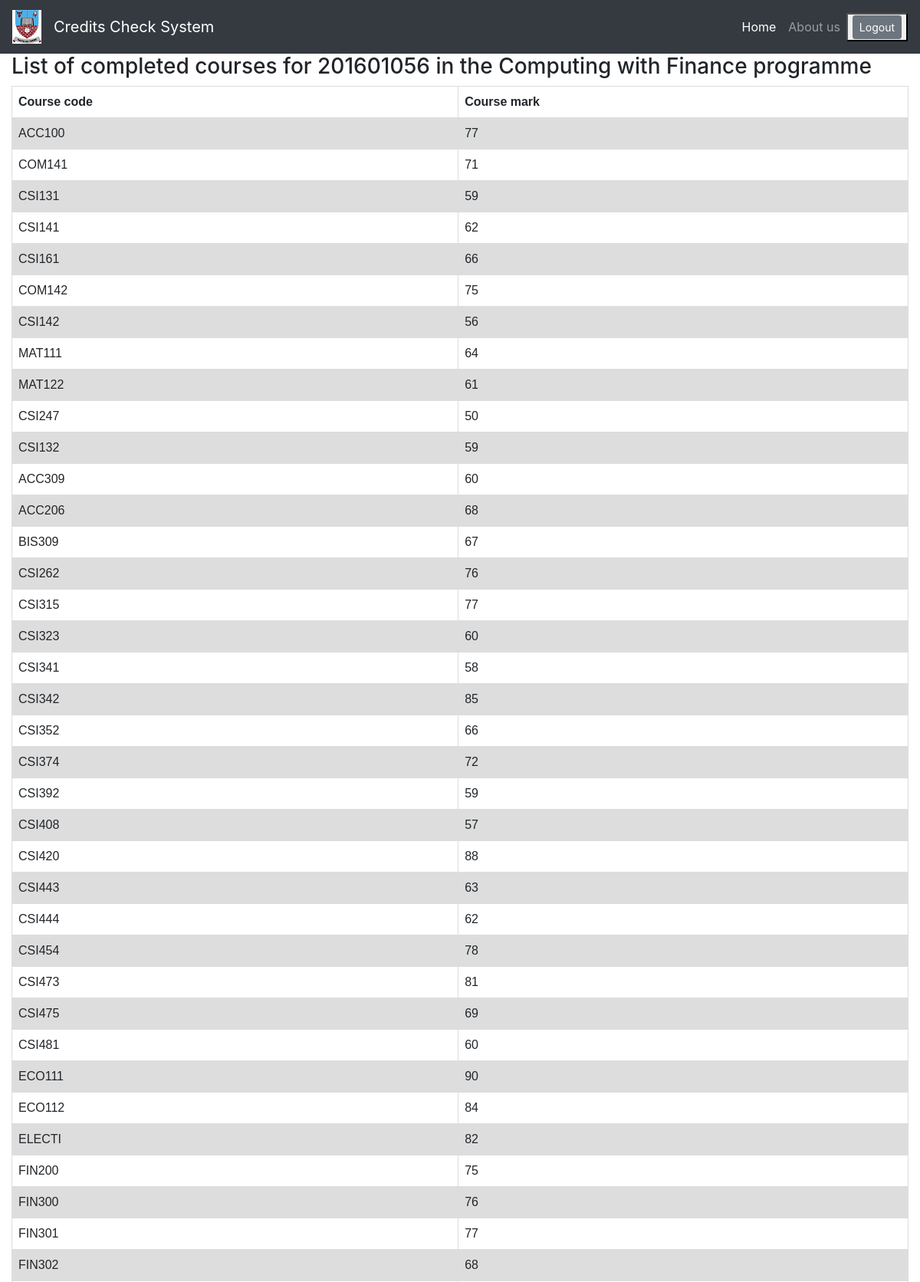
Screenshot of /complete/ (signed in, upper part) with the database file from the repository.
### accounts/models.py (models this page shows, shortened)
class Student(models.Model):
    REASON = (
        ('Fail and Discontinue', 'Fail and Discontinue'),
        ('Health Reasons', 'Health Reasons'),
        ('Fail and Exclude', 'Fail and Exclude'),
        ('Continuing Student', 'Continuing Student'),
    )
    user = models.OneToOneField(User, on_delete=models.CASCADE, null=True)
    student_id = models.CharField(max_length=9, primary_key=True)
    first_name = models.CharField(max_length=100)
    last_name = models.CharField(max_length=100)
    programme = models.ForeignKey(Programme, on_delete=models.CASCADE, related_name='student_programme')
    reason_for_leaving = models.CharField(max_length=100, choices=REASON, default='Fail and Discontinue')
    semesters_passed = models.PositiveIntegerField(default=1, validators=[MinValueValidator(1), MaxValueValidator(10)])
    class Meta:
        ordering = ['student_id']

class Programme(models.Model):
    plan_code = models.CharField(max_length=6, default='BSc###', primary_key=True)
    plan_name = models.CharField(max_length=200)
    overall_program_credits = models.PositiveIntegerField(default=120)
    department_name = models.ForeignKey(Department, on_delete=models.CASCADE, related_name='programme_dept')
    class Meta:
        ordering = ['plan_code']
    def __str__(self):
        return self.plan_name

class StudentCourse(models.Model):
    student_id = models.ForeignKey(Student, on_delete=models.CASCADE, related_name="usercourses")
    course_code = models.ForeignKey(Course, on_delete=models.CASCADE,related_name="mycourse")
    course_grade = models.PositiveIntegerField(default=50)
    GPA = models.FloatField(default=2.00, validators=[MinValueValidator(0.0), MaxValueValidator(5.0)], blank=True)
    overall_semester = models.ForeignKey(ProgramSemester, on_delete=models.CASCADE,
                                         related_name='StudentCourse_overall_semester')
    class Meta:
        ordering = ['student_id']

class Course(models.Model):
    COURSETYPE = (
        ('Core', 'Core'),
        ('Optional', 'Optional'),
        ('GEC', 'GEC'),
        ('Elective', 'Elective'),
    )
    SEMESTER = (
        ('1', '1'),
        ('2', '2'),
        ('Winter semester', 'Winter semester'),
    )
    course_code = models.CharField(max_length=6, primary_key=True)
    course_title = models.CharField(max_length=200)
    course_type = models.CharField(max_length=9, choices=COURSETYPE, default='Core')
    credits = models.PositiveIntegerField(default=3, validators=[MinValueValidator(3), MaxValueValidator(4)])
    prerequisite = models.CharField(max_length=20, blank=True)
    semester_type = models.CharField(max_length=100, default='1', choices=SEMESTER)
    level = models.PositiveIntegerField(default=3, validators=[MinValueValidator(1), MaxValueValidator(4)])
    overall_semester = models.ForeignKey(ProgramSemester, on_delete=models.CASCADE, related_name='course_overallSem')
    programme = models.ManyToManyField(Programme)
    class Meta:
        ordering = ['course_code']
    def __str__(self):
        return self.course_code

### accounts/views.py (the view)
# urls.py: path('complete/', views.complete_courses, name="completeSemesters"),
def complete_courses(request):
    try:
        student = get_object_or_404(Student,user = request.user)
        courses_complete = student.usercourses.all().filter(course_grade__gte=50)
        courses = student.usercourses.all().filter(course_grade__gte=50).values('course_code')
    except Exception:
        messages.error('no course complete')
    context = {'courses_complete': courses_complete}
    return render(request, "accounts/complete.html", context)

### accounts/templates/accounts/complete.html (shortened to what this page needs)
{% extends "accounts/main.html" %}
{% block content %}
    <h3>List of completed courses for {{user.username}} in the {{user.student.programme}} programme</h3>
<div class="course_complete">
        <table>
            <tr>
                <th>Course code</th>
                <th>Course mark</th>
            </tr>
            {% for course in courses_complete %}
                <tr>
                    <td>{{course.course_code}}</td>
                    <td>{{course.course_grade}}</td>
                </tr>
            {% endfor %}
        </table>
</div>
{% endblock  %}

### static/css/main.css (style rules this page uses)
table { font-family: arial, sans-serif; border-collapse: collapse; width: 100%; }
td, th { border: 1px solid #dddddd; text-align: left; padding: 8px; }
tr:nth-child(even) { background-color: #dddddd; }

### accounts/templates/accounts/main.html (style rules this page uses)
table { font-family: arial, sans-serif; border-collapse: collapse; width: 100%; }
td, th { border: 1px solid #dddddd; text-align: left; padding: 8px; }
tr:nth-child(even) { background-color: #dddddd; }

### rows the page displays
StudentCourse: course_code "ACC100", course_grade "77"
StudentCourse: course_code "COM141", course_grade "71"
StudentCourse: course_code "CSI131", course_grade "59"
StudentCourse: course_code "CSI141", course_grade "62"
StudentCourse: course_code "CSI161", course_grade "66"
StudentCourse: course_code "COM142", course_grade "75"
StudentCourse: course_code "CSI142", course_grade "56"
StudentCourse: course_code "MAT111", course_grade "64"
StudentCourse: course_code "MAT122", course_grade "61"
StudentCourse: course_code "CSI247", course_grade "50"
StudentCourse: course_code "CSI132", course_grade "59"
StudentCourse: course_code "ACC309", course_grade "60"
StudentCourse: course_code "ACC206", course_grade "68"
StudentCourse: course_code "BIS309", course_grade "67"
StudentCourse: course_code "CSI262", course_grade "76"
StudentCourse: course_code "CSI315", course_grade "77"
StudentCourse: course_code "CSI323", course_grade "60"
StudentCourse: course_code "CSI341", course_grade "58"
StudentCourse: course_code "CSI342", course_grade "85"
StudentCourse: course_code "CSI352", course_grade "66"
StudentCourse: course_code "CSI374", course_grade "72"
StudentCourse: course_code "CSI392", course_grade "59"
StudentCourse: course_code "CSI408", course_grade "57"
StudentCourse: course_code "CSI420", course_grade "88"
StudentCourse: course_code "CSI443", course_grade "63"
StudentCourse: course_code "CSI444", course_grade "62"
StudentCourse: course_code "CSI454", course_grade "78"
StudentCourse: course_code "CSI473", course_grade "81"
StudentCourse: course_code "CSI475", course_grade "69"
StudentCourse: course_code "CSI481", course_grade "60"
StudentCourse: course_code "ECO111", course_grade "90"
StudentCourse: course_code "ECO112", course_grade "84"
StudentCourse: course_code "ELECTI", course_grade "82"
StudentCourse: course_code "FIN200", course_grade "75"
StudentCourse: course_code "FIN300", course_grade "76"
StudentCourse: course_code "FIN301", course_grade "77"
StudentCourse: course_code "FIN302", course_grade "68"

### other values shown
{{ user.username }} "201601056"
{{ user.student.programme }} "Computing with Finance"
